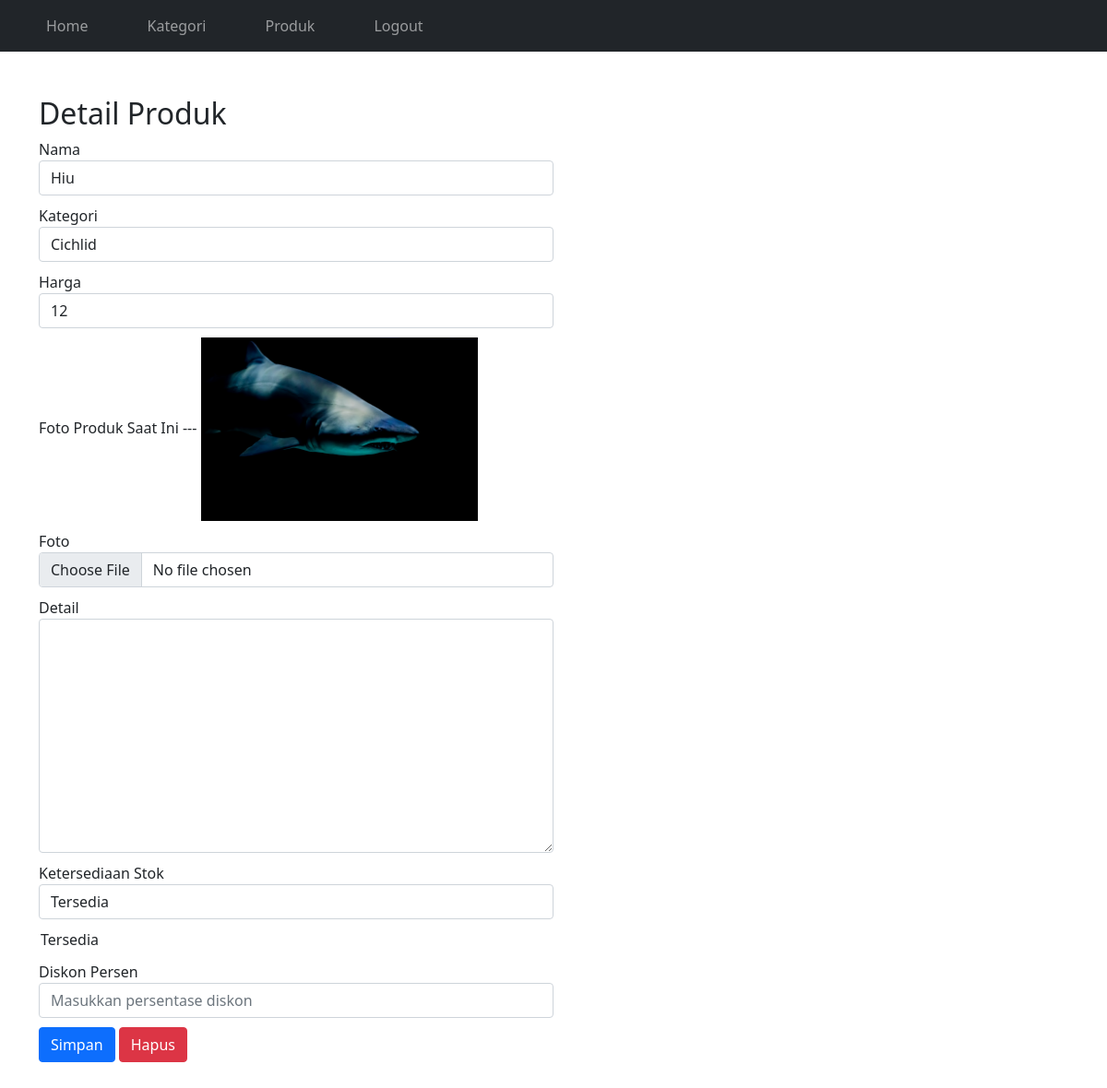
Page /admindpanel/product-detail.php?p=66 (signed in) on the committed database.
### tables this page shows
CREATE TABLE `product` (
  `id` int(11) NOT NULL,
  `category_id` int(11) NOT NULL,
  `name` varchar(300) NOT NULL,
  `price` double NOT NULL,
  `photo` varchar(300) NOT NULL,
  `detail` text DEFAULT NULL,
  `stock_availability` enum('Habis','Tersedia') DEFAULT 'Tersedia',
  `discount_percentage` int(11) DEFAULT NULL
);

CREATE TABLE `category` (
  `id` int(11) NOT NULL,
  `name` varchar(100) NOT NULL
);

### admindpanel/product-detail.php (the view, shortened to what this page needs)
<?php
require __DIR__ . "/../buatjs/conection.php";
$id = $_GET['p'];
$query = mysqli_query($con, "SELECT a.*, b.name AS name_category FROM product a JOIN category b ON a.category_id=b.id WHERE a.id='$id'");
$data = mysqli_fetch_array($query);
?>
<!DOCTYPE html>
<html lang="en">
<head>
    <link rel="stylesheet" href="../bootstrap/css/bootstrap.min.css">
</head>
<body>
    <?php require "navbar.php"; ?>
    <div class="container mt-5">
        <h2>Detail Produk</h2>
        <div class="col-12 col-md-6 mb-7">
            <form action="" method="post" enctype="multipart/form-data">
                <div>
                    <label for="name">Nama</label>
                    <input type="text" id="name" name="name" value="<?php echo $data['name']; ?>" class="form-control" autocomplete="off" required>
                </div>
                <div>
                    <label for="category">Kategori</label>
                    <select id="category" name="category" class="form-control" autocomplete="off" required>
                        <option value="<?php echo $data['category_id']; ?>"><?php echo $data['name_category']; ?></option>
                    </select>
                </div>
                <div>
                    <label for="harga">Harga</label>
                    <input type="number" class="form-control" value="<?php echo $data['price']; ?>" name="price" required>
                </div>
                <div>
                    <label for="currentPhoto">Foto Produk Saat Ini ---</label>
                    <img src="../image/<?php echo $data['photo']; ?>" alt="" width="300px">
                </div>
                <div>
                    <label for="photo">Foto</label>
                    <input type="file" name="photo" id="photo" class="form-control">
                </div>
                <div>
                    <label for="detail">Detail</label>
                    <textarea name="detail" id="detail" cols="30" rows="10" class="form-control">
                        <?php echo $data['detail']; ?>
                    </textarea>
                </div>
                <div>
                <div>
    <label for="stock_availability">Ketersediaan Stok</label>
    <select name="stock_availability" id="stock_availability" class="form-control">
        <option value="tersedia" <?php echo ($data['stock_availability'] == "tersedia") ? "selected" : ""; ?>>Tersedia</option>
    </select>
</div>
                        <?php
                        if ($data['stock_availability'] == "tersedia") {
                        ?>
                            <option value="habis">Habis</option>
                        <?php
                        } else {
                        ?>
                            <option value="tersedia">Tersedia</option>
                        <?php
                        }
                        ?>
                </div>
                <div>
                    <label for="discount_percentage">Diskon Persen</label>
                    <input type="number" name="discount_percentage" id="discount_percentage" class="form-control" min="0" max="100"
                        placeholder="Masukkan persentase diskon">
                </div>
                <div class="mb-5">
                    <button type="submit" class="btn btn-primary" name="save">Simpan</button>
                    <button type="submit" class="btn btn-danger" name="hapus">Hapus</button>
                </div>
            </form>
        </div>
    </div>
</body>
</html>

### admindpanel/product-detail.php (style rules this page uses)
form div { margin-bottom: 10px; }

### rows in the picture
product: name "Hiu", category "Cichlid", price "12", photo (picture)
